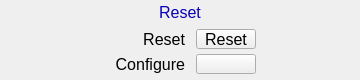
        <widget class="PyDMFrame" name="composite_1">
          <property name="geometry">
            <rect>
              <x>390</x>
              <y>590</y>
              <width>360</width>
              <height>80</height>
            </rect>
          </property>
          <property name="sizePolicy">
            <sizepolicy hsizetype="Ignored" vsizetype="Ignored">
              <horstretch>0</horstretch>
              <verstretch>0</verstretch>
            </sizepolicy>
          </property>
          <layout class="QGridLayout" name="gridLayout_1" columnstretch="95,32,8,20,30,11,9,29,22,104" rowstretch="2,20,1,6,20,5,20,6">
            <property name="leftMargin">
              <number>0</number>
            </property>
            <property name="topMargin">
              <number>0</number>
            </property>
            <property name="rightMargin">
              <number>0</number>
            </property>
            <property name="bottomMargin">
              <number>0</number>
            </property>
            <property name="horizontalSpacing">
              <number>0</number>
            </property>
            <property name="verticalSpacing">
              <number>0</number>
            </property>
            <item row="1" column="2" rowspan="2" colspan="6">
              <widget class="PyDMDrawingRectangle" name="rectangle_9">
                <property name="geometry">
                  <rect>
                    <x>127</x>
                    <y>2</y>
                    <width>107</width>
                    <height>21</height>
                  </rect>
                </property>
                <property name="sizePolicy">
                  <sizepolicy hsizetype="Ignored" vsizetype="Ignored">
                    <horstretch>0</horstretch>
                    <verstretch>0</verstretch>
                  </sizepolicy>
                </property>
                <property name="brush" stdset="0">
                  <brush brushstyle="SolidPattern">
                    <color alpha="255">
                      <red>218</red>
                      <green>218</green>
                      <blue>218</blue>
                    </color>
                  </brush>
                </property>
                <property name="penStyle" stdset="0">
                  <enum>Qt::SolidLine</enum>
                </property>
                <property name="penColor" stdset="0">
                  <color>
                    <red>218</red>
                    <green>218</green>
                    <blue>218</blue>
                  </color>
                </property>
                <property name="penWidth" stdset="0">
                  <double>0</double>
                </property>
                <property name="penCapStyle" stdset="0">
                  <enum>Qt::FlatCap</enum>
                </property>
                <property name="toolTip">
                  <string>rectangle_9</string>
                </property>
              </widget>
            </item>
            <item row="1" column="4" colspan="3">
              <widget class="QLabel" name="text_47">
                <property name="geometry">
                  <rect>
                    <x>155</x>
                    <y>2</y>
                    <width>50</width>
                    <height>20</height>
                  </rect>
                </property>
                <property name="sizePolicy">
                  <sizepolicy hsizetype="Ignored" vsizetype="Ignored">
                    <horstretch>0</horstretch>
                    <verstretch>0</verstretch>
                  </sizepolicy>
                </property>
                <property name="text">
                  <string>Reset</string>
                </property>
                <property name="font">
                  <font>
                    <pointsize>12</pointsize>
                  </font>
                </property>
                <property name="brush" stdset="0">
                  <brush brushstyle="SolidPattern">
                    <color alpha="255">
                      <red>10</red>
                      <green>0</green>
                      <blue>184</blue>
                    </color>
                  </brush>
                </property>
                <property name="toolTip">
                  <string>text_47</string>
                </property>
                <property name="alignment">
                  <set>Qt::AlignCenter</set>
                </property>
                <property name="styleSheet">
                  <string notr="true">QLabel#text_47 {
  color: rgb(10, 0, 184);
  }</string>
                </property>
              </widget>
            </item>
            <item row="4" column="3" colspan="2">
              <widget class="QLabel" name="text_48">
                <property name="geometry">
                  <rect>
                    <x>135</x>
                    <y>29</y>
                    <width>50</width>
                    <height>20</height>
                  </rect>
                </property>
                <property name="sizePolicy">
                  <sizepolicy hsizetype="Ignored" vsizetype="Ignored">
                    <horstretch>0</horstretch>
                    <verstretch>0</verstretch>
                  </sizepolicy>
                </property>
                <property name="text">
                  <string>Reset</string>
                </property>
                <property name="font">
                  <font>
                    <pointsize>12</pointsize>
                  </font>
                </property>
                <property name="brush" stdset="0">
                  <brush brushstyle="SolidPattern">
                    <color alpha="255">
                      <red>0</red>
                      <green>0</green>
                      <blue>0</blue>
                    </color>
                  </brush>
                </property>
                <property name="toolTip">
                  <string>text_48</string>
                </property>
                <property name="alignment">
                  <set>Qt::AlignRight|Qt::AlignTrailing|Qt::AlignVCenter</set>
                </property>
                <property name="styleSheet">
                  <string notr="true">QLabel#text_48 {
  color: rgb(0, 0, 0);
  }</string>
                </property>
              </widget>
            </item>
            <item row="0" column="0" rowspan="8" colspan="10">
              <widget class="PyDMDrawingRectangle" name="rectangle_10">
                <property name="geometry">
                  <rect>
                    <x>0</x>
                    <y>0</y>
                    <width>360</width>
                    <height>80</height>
                  </rect>
                </property>
                <property name="sizePolicy">
                  <sizepolicy hsizetype="Ignored" vsizetype="Ignored">
                    <horstretch>0</horstretch>
                    <verstretch>0</verstretch>
                  </sizepolicy>
                </property>
                <property name="brush" stdset="0">
                  <brush brushstyle="NoBrush">
                    <color alpha="255">
                      <red>0</red>
                      <green>0</green>
                      <blue>0</blue>
                    </color>
                  </brush>
                </property>
                <property name="penStyle" stdset="0">
                  <enum>Qt::SolidLine</enum>
                </property>
                <property name="penColor" stdset="0">
                  <color>
                    <red>0</red>
                    <green>0</green>
                    <blue>0</blue>
                  </color>
                </property>
                <property name="penWidth" stdset="0">
                  <double>1</double>
                </property>
                <property name="penCapStyle" stdset="0">
                  <enum>Qt::FlatCap</enum>
                </property>
                <property name="toolTip">
                  <string>rectangle_10</string>
                </property>
              </widget>
            </item>
            <item row="6" column="6" colspan="3">
              <widget class="PyDMRelatedDisplayButton" name="related_display_4">
                <property name="geometry">
                  <rect>
                    <x>196</x>
                    <y>54</y>
                    <width>60</width>
                    <height>20</height>
                  </rect>
                </property>
                <property name="sizePolicy">
                  <sizepolicy hsizetype="Ignored" vsizetype="Ignored">
                    <horstretch>0</horstretch>
                    <verstretch>0</verstretch>
                  </sizepolicy>
                </property>
                <property name="showIcon" stdset="0">
                  <bool>true</bool>
                </property>
                <property name="font">
                  <font>
                    <pointsize>12</pointsize>
                  </font>
                </property>
                <property name="styleSheet">
                  <string notr="true">PyDMRelatedDisplayButton#related_display_4 {
  color: rgb(0, 0, 0);
  background-color: rgb(115, 223, 255);
  }</string>
                </property>
                <property name="titles" stdset="0">
                  <stringlist>
                    <string>Reset</string>
                    <string>Reset1</string>
                    <string>Reset2</string>
                  </stringlist>
                </property>
                <property name="filenames" stdset="0">
                  <stringlist>
                    <string>yySseq_full.ui</string>
                    <string>yySseq_full.ui</string>
                    <string>yySseq_full.ui</string>
                  </stringlist>
                </property>
                <property name="macros" stdset="0">
                  <stringlist>
                    <string>P=${P},S=${R}Reset</string>
                    <string>P=${P},S=${R}Reset1</string>
                    <string>P=${P},S=${R}Reset2</string>
                  </stringlist>
                </property>
                <property name="openInNewWindow" stdset="0">
                  <bool>true</bool>
                </property>
              </widget>
            </item>
            <item row="6" column="1" colspan="4">
              <widget class="QLabel" name="text_49">
                <property name="geometry">
                  <rect>
                    <x>95</x>
                    <y>54</y>
                    <width>90</width>
                    <height>20</height>
                  </rect>
                </property>
                <property name="sizePolicy">
                  <sizepolicy hsizetype="Ignored" vsizetype="Ignored">
                    <horstretch>0</horstretch>
                    <verstretch>0</verstretch>
                  </sizepolicy>
                </property>
                <property name="text">
                  <string>Configure</string>
                </property>
                <property name="font">
                  <font>
                    <pointsize>12</pointsize>
                  </font>
                </property>
                <property name="brush" stdset="0">
                  <brush brushstyle="SolidPattern">
                    <color alpha="255">
                      <red>0</red>
                      <green>0</green>
                      <blue>0</blue>
                    </color>
                  </brush>
                </property>
                <property name="toolTip">
                  <string>text_49</string>
                </property>
                <property name="alignment">
                  <set>Qt::AlignRight|Qt::AlignTrailing|Qt::AlignVCenter</set>
                </property>
                <property name="styleSheet">
                  <string notr="true">QLabel#text_49 {
  color: rgb(0, 0, 0);
  }</string>
                </property>
              </widget>
            </item>
            <item row="4" column="6" colspan="3">
              <widget class="PyDMPushButton" name="message_button">
                <property name="geometry">
                  <rect>
                    <x>196</x>
                    <y>29</y>
                    <width>60</width>
                    <height>20</height>
                  </rect>
                </property>
                <property name="sizePolicy">
                  <sizepolicy hsizetype="Ignored" vsizetype="Ignored">
                    <horstretch>0</horstretch>
                    <verstretch>0</verstretch>
                  </sizepolicy>
                </property>
                <property name="text">
                  <string>Reset</string>
                </property>
                <property name="font">
                  <font>
                    <pointsize>12</pointsize>
                  </font>
                </property>
                <property name="toolTip">
                  <string>${P}${R}Reset.PROC</string>
                </property>
                <property name="channel" stdset="0">
                  <string>ca://${P}${R}Reset.PROC</string>
                </property>
                <property name="pressValue" stdset="0">
                  <string>1</string>
                </property>
                <property name="styleSheet">
                  <string notr="true">PyDMPushButton#message_button {
  color: rgb(0, 0, 0);
  background-color: rgb(115, 223, 255);
  }</string>
                </property>
              </widget>
            </item>
          </layout>
        </widget>
